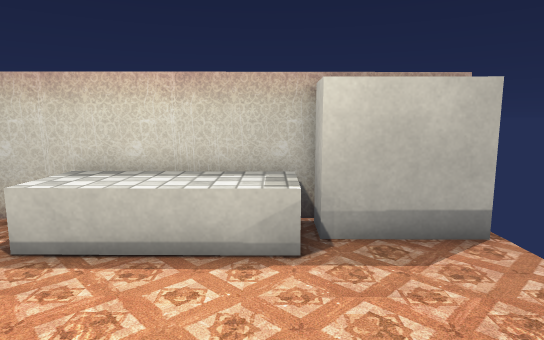
View 1 (above)

19 first-person views from a walk through a scene from a Unity 3-D project. The camera is 1.4 m above the floor, tilts 8° down and sees 75° across. The floor is counted in squares, 0.5 m on a side. Each view is taken from the middle of a square. On the plan, view 1 faces up. The plan holds only what a view shows up to about 20 squares ahead; the rest is blank. The place goes on beyond the plan. Some animated figures are not drawn. Some surface patterns are stand-ins.

View 2
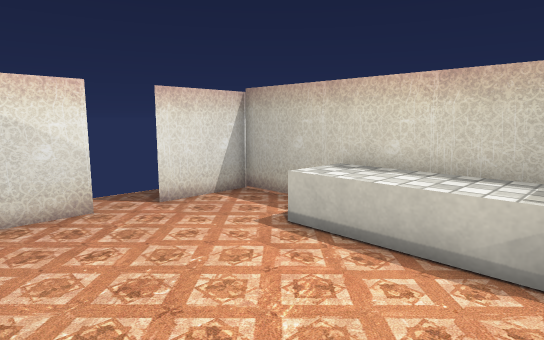

View 3
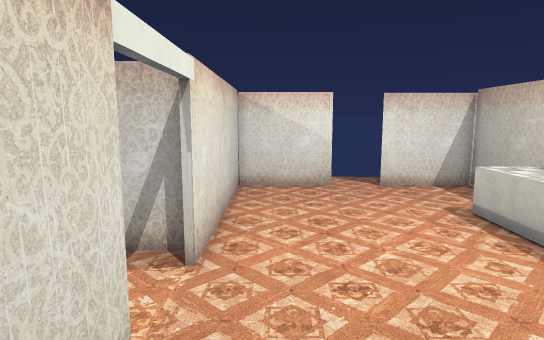

View 4
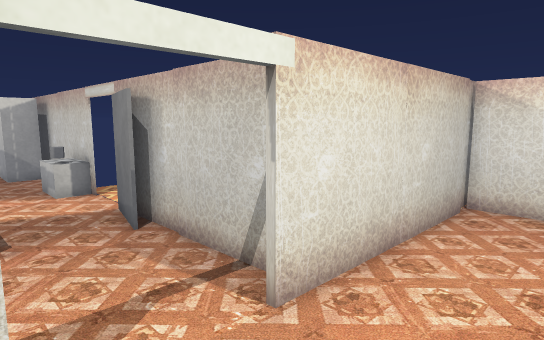

View 5
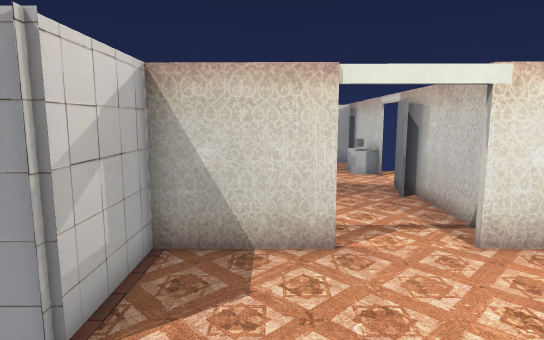

View 6
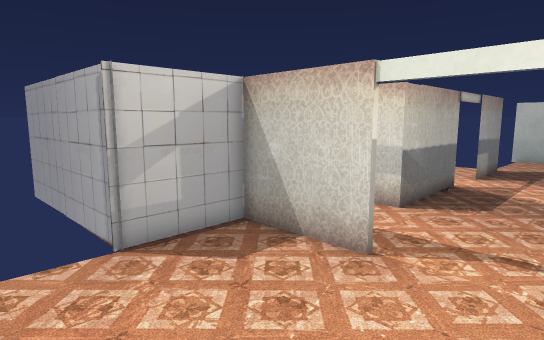

View 7
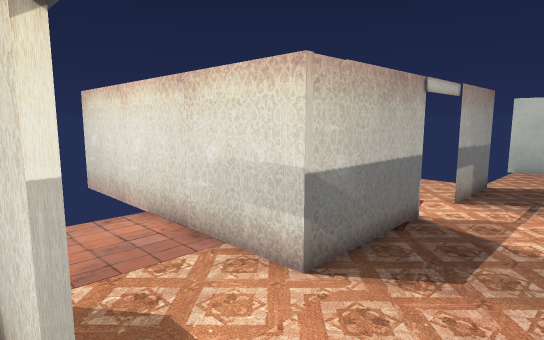

View 8
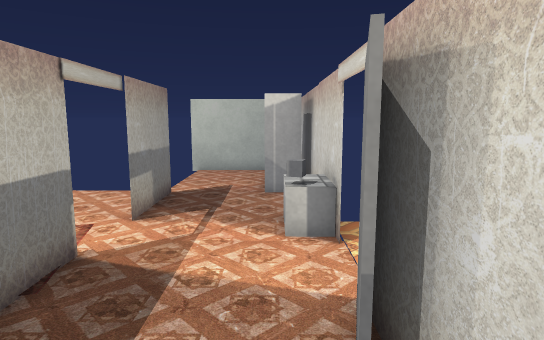

View 9
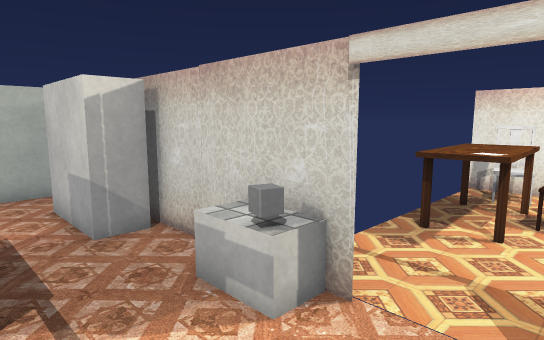

View 10
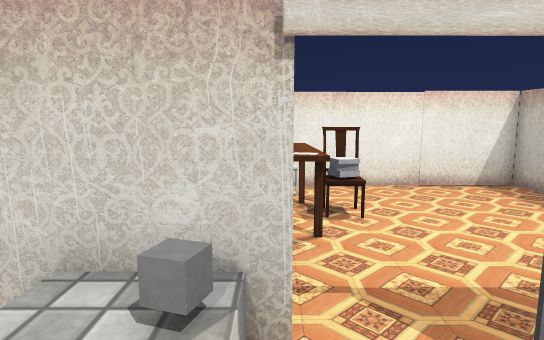

View 11
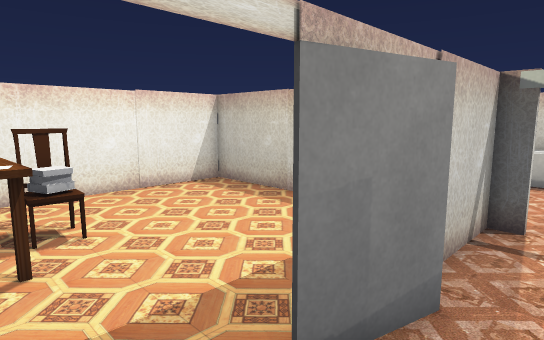

View 12
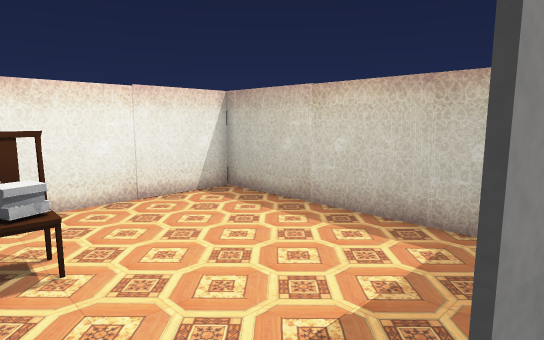

View 13
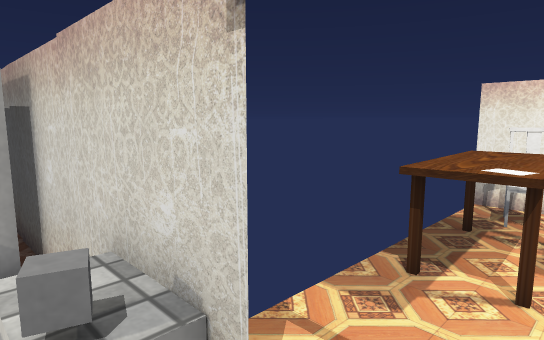

View 14
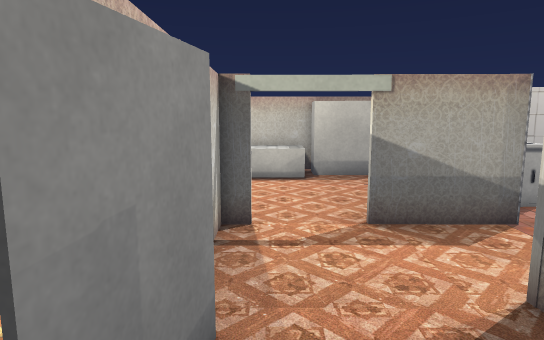

View 15
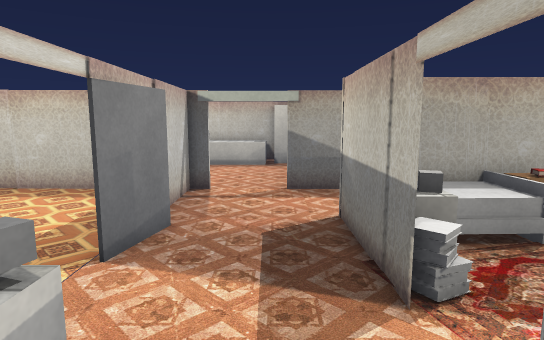

View 16
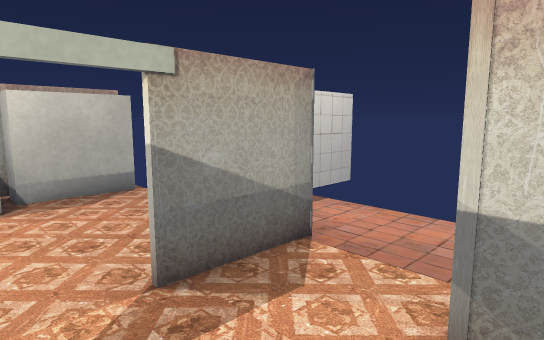

View 17
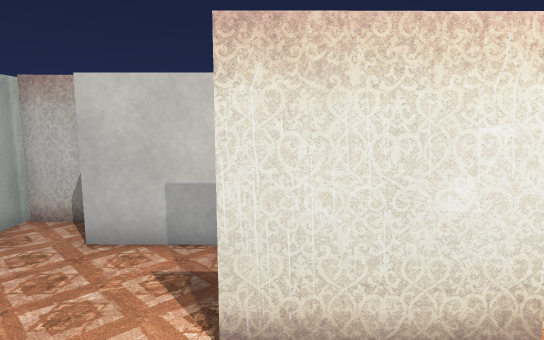

View 18
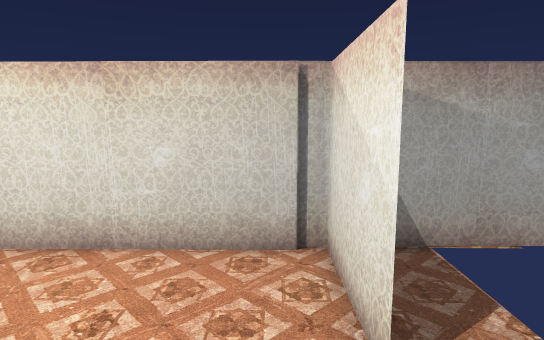

View 19
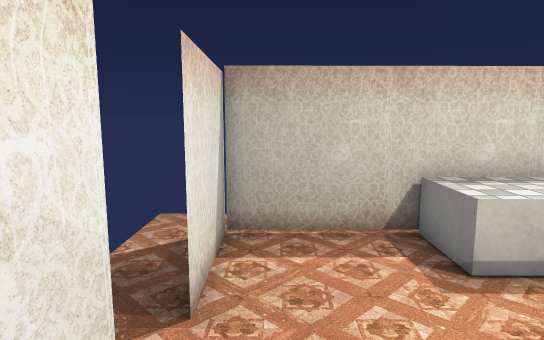

### Floor plan
Key: @ floor where view 1 was taken; # wall or solid block; . floor; ^ raised ledge; B block; T thing the floor can be seen under or through; C grey cube; S sink; H chair; A table; K books; E bed; F box; U cube; O other object.
Columns run from 14 left of view 1 to 10 right of it. Each row starts with its distance up from view 1.
 10   ..############
  9   ..#....^^^^^^B
  8   ..#....^^^^^^BBBBB
  7   ..#....^^^^^^.....
  6   ..#...............
  5   ..................
  4   ..#...............
  3   ..#...............#####
  2   ..#...............S  .
  1   ..#...............SSS.
  0  #..#########.@.#####...
 -1 #############...####....
 -2 #.......... #...........
 -3 #.......... #...........
 -4 #.......... #...........
 -5 #..........T#....####EF##
 -6 #.......... #....#
 -7 #.......... #....# OOO
 -8 #...HK.....TT....#C...
 -9 #...HK..... .....KU..
-10 #H.AAAA#... .....K..
-11 #HOAAAAA...TB.......
-12 # .AAAAA...TCC.....
-13 #          #BB...#..
-14            #.....#..
-15            #.....#...
-16            #.....#....
-17            #BB...T
-18            # B...
-19            # B...
-20            # B...
-21            #.....
-22            #.....
-23            #######

Where each view was taken, in squares from view 1:
view 1: 0 up, 0 right, facing up
view 2: 0 up, 1 right, facing up-left
view 3: 1 up, 5 right, facing left
view 4: 3 up, 2 right, facing down-left
view 5: 7 up, 3 right, facing down
view 6: 6 up, 2 left, facing down-right
view 7: 0 up, 1 left, facing down-right
view 8: 3 down, 1 left, facing down
view 9: 8 down, 2 right, facing down-left
view 10: 11 down, 1 right, facing left
view 11: 11 down, 0 right, facing up-left
view 12: 10 down, 2 left, facing up-left
view 13: 9 down, 1 left, facing down-left
view 14: 10 down, 1 left, facing up
view 15: 15 down, 1 right, facing up
view 16: 6 down, 1 left, facing up-right
view 17: 16 down, 7 right, facing left
view 18: 7 up, 9 left, facing down
view 19: 1 up, 9 left, facing up
